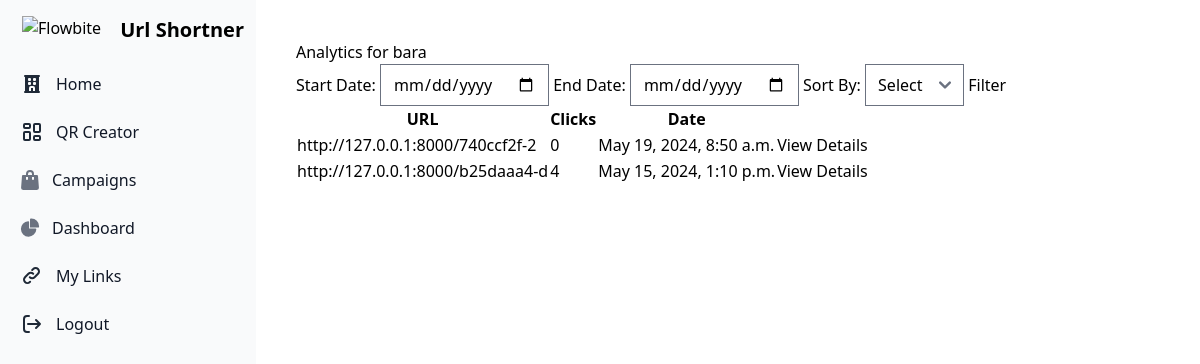
The page /analytics/ (signed in) on the database as committed earlier.
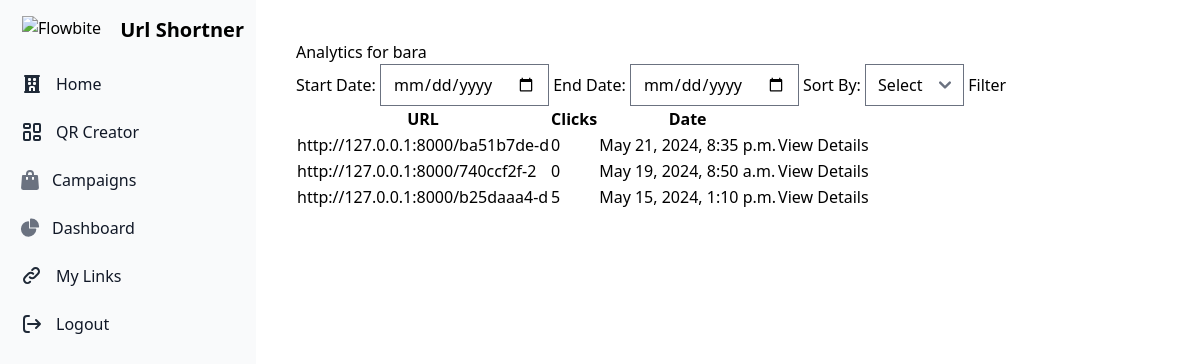
The same page on the database as committed later.
### urlshortner/models.py (models this page shows, shortened)
class ShortURL(models.Model):
    user = models.ForeignKey(User, on_delete=models.CASCADE, null=True, blank=True)
    original_url = models.URLField()
    short_code = models.CharField(max_length=10, unique=True)
    clicks = models.IntegerField(default=0)
    date_created = models.DateTimeField(auto_now_add=True)
    class Meta:
        ordering = ['-date_created']

### user/views.py (the view)
# urls.py: path('analytics/', analytics_view, name='analytics_view'),
@login_required
def analytics_view(request):
    clicks = Click.objects.filter(short_url__user=request.user)
    short_urls = ShortURL.objects.filter(user=request.user)
    url_clicks = {short_url: 0 for short_url in short_urls}
    start_date = request.GET.get('start_date')
    end_date = request.GET.get('end_date')
    if start_date and end_date:
        clicks = clicks.filter(timestamp__range=[start_date, end_date])
    for click in clicks:
        url_clicks[click.short_url] += 1
    sort_by = request.GET.get('sort_by')
    if sort_by == 'clicks':
        clicks = clicks.order_by('-click_count')
    context = {
        'url_clicks': url_clicks,
        'clicks': clicks,
        'start_date': start_date,
        'end_date': end_date,
        'sort_by': sort_by,
        'username': request.user.username
        }
    return render(request, 'analytics.html', context)

### templates/analytics.html (shortened to what this page needs)
{% extends 'base.html' %}
{% block content %}
<div class="p-10 sm:ml-64">
  <h1>Analytics for {{ username }}</h1>
  <form method="get">
    <label for="start_date">Start Date:</label>
    <input type="date" name="start_date" id="start_date" value="{{ request.GET.start_date }}">
    <label for="end_date">End Date:</label>
    <input type="date" name="end_date" id="end_date" value="{{ request.GET.end_date }}">
    <label for="sort_by">Sort By:</label>
    <select name="sort_by" id="sort_by">
      <option value="">Select</option>
    </select>
    <button type="submit">Filter</button>
  </form>
  <table>
    <thead>
      <tr>
        <th>URL</th>
        <th>Clicks</th>
        <th>Date</th>
      </tr>
    </thead>
    <tbody>
      {% for short_url, click_count in url_clicks.items %}
        <tr>
          <td><a href="{% url 'redirect_view' short_code=short_url.short_code %}">http://127.0.0.1:8000/{{ short_url.short_code }}</a></td>
          <td>{{ click_count }}</td>
            <td>{{ short_url.date_created }}</td>
            <td><a href="{% url 'url_details_view' short_code=short_url.short_code %}">View Details</a></td>
        </tr>
      {% endfor %}
    </tbody>
  </div>
{% endblock %}

Rows that differ between the two databases and show on the page:
now on this page (row edited): ShortURL: short_code "ba51b7de-d", clicks "0", date_created "May 21, 2024, 8:35 p.m."
computed for ShortURL "b25daaa4-d": click_count "4" → "5"
